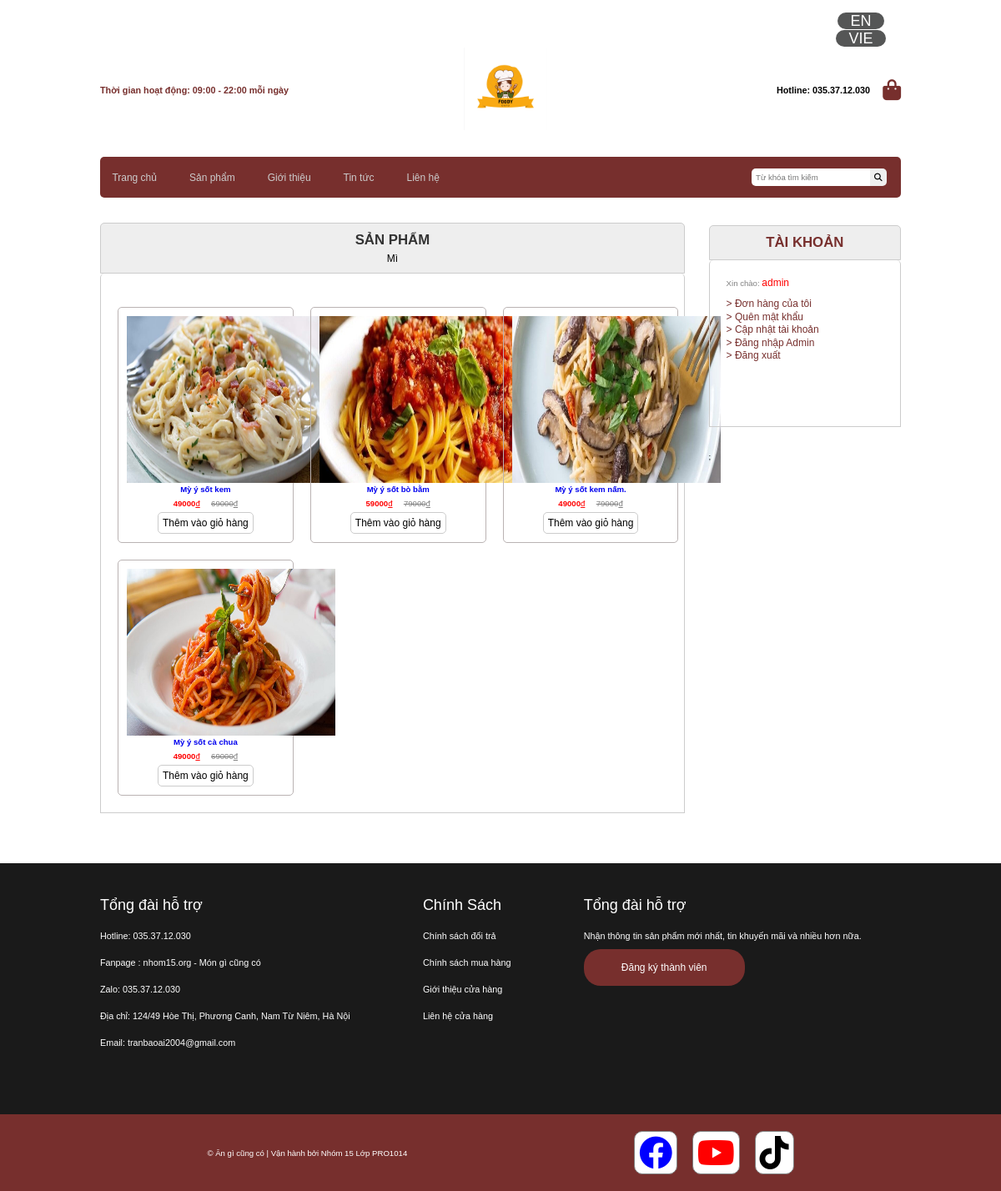
The page /index.php?act=sanpham&iddm=25 (signed in) on the database its author committed.
### tables this page shows
CREATE TABLE `danhmuc` (
  `id` int(10) NOT NULL,
  `name` varchar(255) NOT NULL
);

CREATE TABLE `sanpham` (
  `id` int(10) NOT NULL,
  `name` varchar(255) NOT NULL,
  `price` double NOT NULL DEFAULT 10.2,
  `price_old` double NOT NULL DEFAULT 10.2,
  `img` varchar(255) DEFAULT NULL,
  `mota` text DEFAULT NULL,
  `luotxem` int(11) NOT NULL DEFAULT 0,
  `iddm` int(10) NOT NULL
);

### model/pdo.php (called while the page is built, shortened)
<?php
function pdo_get_connection(){
    $dburl = "mysql:host=localhost;dbname=duan;charset=utf8";
    $username = 'root';
    $password = '';
    $conn = new PDO($dburl, $username, $password);
    $conn->setAttribute(PDO::ATTR_ERRMODE, PDO::ERRMODE_EXCEPTION);
    return $conn;
}
function pdo_query($sql){
    $sql_args = array_slice(func_get_args(), 1);
    try{
        $conn = pdo_get_connection();
        $stmt = $conn->prepare($sql);
        $stmt->execute($sql_args);
        $rows = $stmt->fetchAll();
        return $rows;
    }
    catch(PDOException $e){
        throw $e;
    }
    finally{
        unset($conn);
    }
}
function pdo_query_one($sql){
    $sql_args = array_slice(func_get_args(), 1);
    try{
        $conn = pdo_get_connection();
        $stmt = $conn->prepare($sql);
        $stmt->execute($sql_args);
        $row = $stmt->fetch(PDO::FETCH_ASSOC);
        return $row;
    }
    catch(PDOException $e){
        throw $e;
    }
    finally{
        unset($conn);
    }
}

### model/sanpham.php (called while the page is built, shortened)
<?php
    function hh_all(){
        $sql = "select * from sanpham";
        return pdo_query($sql);
    }
    function loadall_sanpham($kyw="",$iddm=0){
        $sql = "select * from sanpham where 1";
        if($iddm > 0){
            $sql.=" and iddm = '".$iddm."'";
        }
        $sql.=" order by id";
        $listsanpham =pdo_query($sql);
        return $listsanpham;
    }
    function load_ten_dm($iddm){
        if($iddm >0){
            $sql = "select * from danhmuc where id =".$iddm;
            $dm=pdo_query_one($sql);
            extract($dm);
            return $name;
        }else{
            return "";
        }
    }
?>

### global.php (called while the page is built)
<?php
    $img_path = "upload/" ;
?>

### view/sanpham.php (the view)
<div class="row mb" >
<div class="menu-main mb">
                <?php include "menu-main.php"?>
            </div>
            <div class="boxtrai1 mr">
                <div class="row mb">
                        <div class="boxtitle">
                            <h1 class="spct text-size">SẢN PHẨM</h1>
                            <p class="spct text-size1"><?=$tendm?></p>
                        </div>
                        <div class="boxcontent row">
                            <div class="boxsp1">
                                <?php
                                    foreach ($dssp as $sp){
                                        extract($sp);
                                        $linksp = "index.php?act=sanphamct&idsp=".$id;
                                        $hinh  = $img_path.$img;
                                        echo '
                                        <a href="'.$linksp.'" class="boxsp">
                                            <div class="sp9">
                                                <img class="sp9-anh"   src="'.$hinh.'" alt="">
                                                <h1>'.$name.'</h1>
                                                <div style="display: flex;justify-content: center;align-items: center;">
                                                    <p><b>'.$price.'</b><ins>đ</ins></p> &nbsp  &nbsp  &nbsp
                                                    <p style="color:gray"><del>'.$price_old.'</del><ins>đ</ins></p>
                                                </div>
                                            </div>
                                            <form action="index.php?act=addtocart" method="post">
                                                <input type="hidden" name="id" value="'.$id.'">
                                                <input type="hidden" name="name" value="'.$name.'">
                                                <input type="hidden" name="img" value="'.$img.'">
                                                <input type="hidden" name="soluong" value="1">
                                                <input type="hidden" name="price" value="'.$price.'">
                                                <input type="submit" name="addtocart" id="addtocart" value="Thêm vào giỏ hàng" style="font-size: 1vw;">
                                            </form>
                                        </a>
                                        ';
                                    }
                                ?>
                            </div>
                        </div>
                    </div>
                </div>
                <div class="boxphai">
                    <?php include "boxright.php"?>;
                </div>
        </div>

### view/css/style.css (style rules this page uses)
* { box-sizing: border-box; margin: 0; padding: 0 ; font-family: sans-serif; font-size: 0.8vw; }
.row { float: left; width: 100%; }
.mb { margin-bottom: 30px; }
.text-size { font-size: 1.4vw; }
.text-size1 { font-size: 1vw; color: black; margin-top: 5px; }
.sp9-anh { width: 250px; height: 200px; }
.mr { margin-right: 2%; }
.boxtrai1 { float: left; width: 73%; }
.boxphai { float: right; width: 24%; }
.boxtitle { color: #333; padding: 10px; background-color: #EEE; border-top-left-radius: 5px; border-top-right-radius: 5px; border: 1px solid #CCC; }
.boxcontent { border-left: 1px solid #CCC; border-right: 1px solid #CCC; border-bottom: 1px solid #CCC; border-top-left-radius: 5px; border-top-right-radius: 5px; min-height: 200px; padding: 20px; }
.boxsp1 { display: grid; grid-template-columns: repeat(3, 32%); grid-column-gap: 20px; }
.boxsp { border: 1px solid rgb(186, 179, 179); border-radius: 5px; padding: 10px; margin-top: 20px; text-align: center; text-decoration: none; }
.boxsp p { font-size: 0.9vw; color: red; margin: 5px 0; }
#addtocart { padding: 5px; border-radius: 5px; border: none; background-color: white; border: 1px solid #CCC; }
.menu-main { background-color: #772f2d; border-radius: 5px; display: flex; justify-content: space-between; align-items: center; padding: 0.1vw; }
.spct { text-align: center; }

### rows shown on the page
danhmuc: name "Mì"
sanpham: img (picture), name "Mỳ ý sốt kem", price "49000", price_old "69000"
sanpham: img (picture), name "Mỳ ý sốt bò bằm", price "59000", price_old "79000"
sanpham: img (picture), name "Mỳ ý sốt kem nấm.", price "49000", price_old "79000"
sanpham: img (picture), name "Mỳ ý sốt cà chua", price "49000", price_old "69000"

### other values the page prints
$user "admin"
